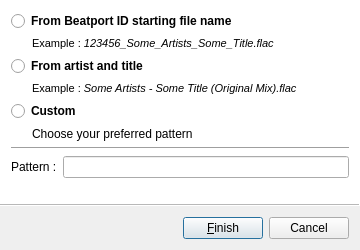
<?xml version="1.0" encoding="UTF-8"?>
<ui version="4.0">
 <class>SearchWizard</class>
 <widget class="QWizard" name="SearchWizard">
  <property name="geometry">
   <rect>
    <x>0</x>
    <y>0</y>
    <width>360</width>
    <height>250</height>
   </rect>
  </property>
  <property name="maximumSize">
   <size>
    <width>500</width>
    <height>400</height>
   </size>
  </property>
  <property name="wizardStyle">
   <enum>QWizard::ModernStyle</enum>
  </property>
  <property name="options">
   <set>QWizard::HelpButtonOnRight|QWizard::IgnoreSubTitles|QWizard::NoBackButtonOnStartPage</set>
  </property>
  <widget class="QWizardPage" name="searchTypePage">
   <property name="styleSheet">
    <string notr="true">QRadioButton {
	font-weight: bold;
}
#labelID, #labelAT, #labelCustom {
	margin-left : 18px;
}</string>
   </property>
   <layout class="QGridLayout" name="gridLayout">
    <item row="7" column="0">
     <widget class="Line" name="line">
      <property name="orientation">
       <enum>Qt::Horizontal</enum>
      </property>
     </widget>
    </item>
    <item row="0" column="0">
     <widget class="QRadioButton" name="searchFromId">
      <property name="text">
       <string>From Beatport ID starting file name</string>
      </property>
     </widget>
    </item>
    <item row="3" column="0">
     <widget class="QRadioButton" name="searchFromArtistTitle">
      <property name="text">
       <string>From artist and title</string>
      </property>
     </widget>
    </item>
    <item row="5" column="0">
     <widget class="QRadioButton" name="customSearch">
      <property name="text">
       <string>Custom</string>
      </property>
     </widget>
    </item>
    <item row="4" column="0">
     <widget class="QLabel" name="labelAT">
      <property name="text">
       <string>&lt;!DOCTYPE HTML PUBLIC &quot;-//W3C//DTD HTML 4.0//EN&quot; &quot;http://www.w3.org/TR/REC-html40/strict.dtd&quot;&gt;
&lt;html&gt;&lt;head&gt;&lt;meta name=&quot;qrichtext&quot; content=&quot;1&quot; /&gt;&lt;style type=&quot;text/css&quot;&gt;
p, li { white-space: pre-wrap; }
&lt;/style&gt;&lt;/head&gt;&lt;body style=&quot; font-family:'MS Shell Dlg 2'; font-size:8.25pt; font-weight:400; font-style:normal;&quot;&gt;
&lt;p style=&quot; margin-top:0px; margin-bottom:0px; margin-left:0px; margin-right:0px; -qt-block-indent:0; text-indent:0px;&quot;&gt;&lt;span style=&quot; font-size:8pt;&quot;&gt;Example : &lt;/span&gt;&lt;span style=&quot; font-size:8pt; font-style:italic;&quot;&gt;Some Artists - Some Title (Original Mix).flac&lt;/span&gt;&lt;/p&gt;&lt;/body&gt;&lt;/html&gt;</string>
      </property>
     </widget>
    </item>
    <item row="1" column="0">
     <widget class="QLabel" name="labelID">
      <property name="text">
       <string>&lt;!DOCTYPE HTML PUBLIC &quot;-//W3C//DTD HTML 4.0//EN&quot; &quot;http://www.w3.org/TR/REC-html40/strict.dtd&quot;&gt;
&lt;html&gt;&lt;head&gt;&lt;meta name=&quot;qrichtext&quot; content=&quot;1&quot; /&gt;&lt;style type=&quot;text/css&quot;&gt;
p, li { white-space: pre-wrap; }
&lt;/style&gt;&lt;/head&gt;&lt;body style=&quot; font-family:'MS Shell Dlg 2'; font-size:8.25pt; font-weight:400; font-style:normal;&quot;&gt;
&lt;p style=&quot; margin-top:0px; margin-bottom:0px; margin-left:0px; margin-right:0px; -qt-block-indent:0; text-indent:0px;&quot;&gt;&lt;span style=&quot; font-size:8pt;&quot;&gt;Example : &lt;/span&gt;&lt;span style=&quot; font-size:8pt; font-style:italic;&quot;&gt;123456_Some_Artists_Some_Title.flac&lt;/span&gt;&lt;/p&gt;&lt;/body&gt;&lt;/html&gt;</string>
      </property>
     </widget>
    </item>
    <item row="6" column="0">
     <widget class="QLabel" name="labelCustom">
      <property name="text">
       <string>Choose your preferred pattern</string>
      </property>
     </widget>
    </item>
    <item row="13" column="0">
     <layout class="QHBoxLayout" name="horizontalLayout">
      <item>
       <widget class="QLabel" name="labelResult">
        <property name="text">
         <string>Pattern :</string>
        </property>
       </widget>
      </item>
      <item>
       <widget class="QLineEdit" name="pattern"/>
      </item>
     </layout>
    </item>
   </layout>
  </widget>
 </widget>
 <resources/>
 <connections/>
</ui>
